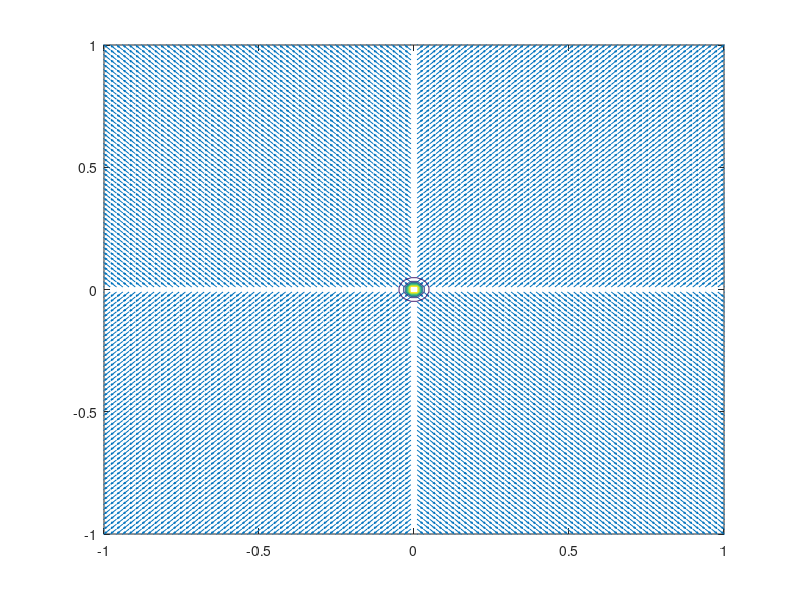

This figure's MATLAB source:
clear all ; 
x = linspace(-1,1,100) ; 
y = linspace(-1,1,100) ; 
[X,Y] = meshgrid(x,y) ; 
e0 = 8.85*10^-12 ;
 
I = 1*10^-9 ; 
A = I./(4*pi*e0)./(X.^2+Y.^2).^(3/2) ; 
Ex = A .* X ; 
Ey = A .* Y ; 


phi = I./(4*pi*e0.*(X.^2+Y.^2))

figure(1) ; 
quiver(X,Y,Ex./abs(Ex),Ey./abs(Ey)) ; 

hold on ;

contour(X,Y,phi) ;


